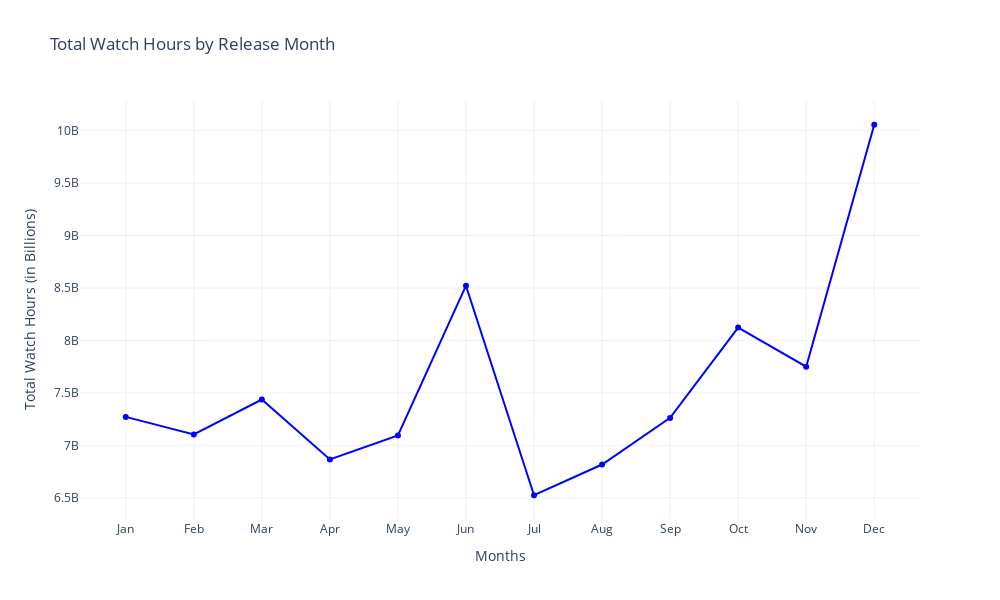

Write notebook code for a chart like this one.
### Code cell
fig = go.Figure()

fig.add_trace(go.Scatter(
    x = monthly_viewership.index,
    y = monthly_viewership.values,
    mode = 'lines+markers',
    marker = dict(color = 'blue'),
    line = dict(color = 'blue')
))

fig.update_layout(
    title = 'Total Watch Hours by Release Month',
    xaxis_title = 'Months',
    yaxis_title = 'Total Watch Hours (in Billions)',
    xaxis = dict(
        tickmode = 'array',
        tickvals = list(range(1,13)),
        ticktext = ['Jan', 'Feb', 'Mar', 'Apr', 'May', 'Jun', 'Jul', 'Aug', 'Sep', 'Oct', 'Nov', 'Dec']
    ),
    height = 600,
    width = 1000
)

fig.show()

### Figure 1 — Plotly figure (JSON) as saved in the notebook; plotly's stock layout.template omitted (floating-point values rounded to 4 significant figures)
{"data": [{"line": {"color": "blue"}, "marker": {"color": "blue"}, "mode": "lines+markers", "type": "scatter", "x": [1, 2, 3, 4, 5, 6, 7, 8, 9, 10, 11, 12], "y": [7271600000, 7103700000, 7437100000, 6865700000, 7094600000, 8522000000, 6524800000, 6817800000, 7262200000, 8123200000, 7749500000, 10055800000]}], "layout": {"height": 600, "title": {"text": "Total Watch Hours by Release Month"}, "width": 1000, "xaxis": {"tickmode": "array", "ticktext": ["Jan", "Feb", "Mar", "Apr", "May", "Jun", "Jul", "Aug", "Sep", "Oct", "Nov", "Dec"], "tickvals": [1, 2, 3, 4, 5, 6, 7, 8, 9, 10, 11, 12], "title": {"text": "Months"}}, "yaxis": {"title": {"text": "Total Watch Hours (in Billions)"}}}}
